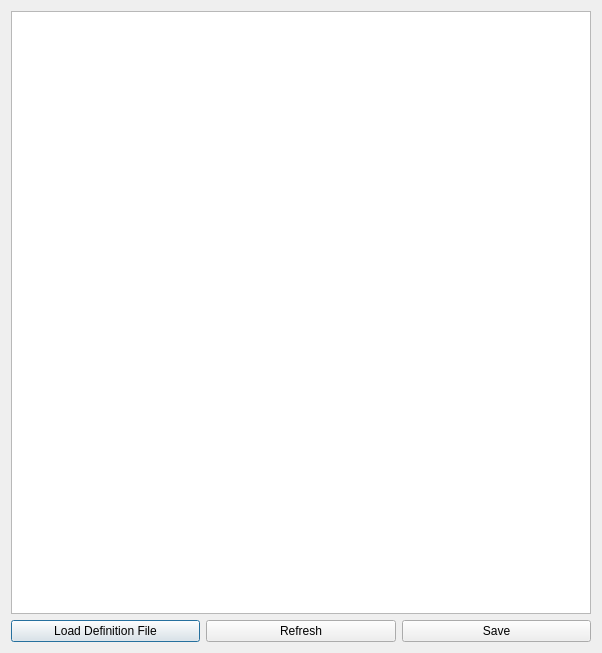
<?xml version="1.0" encoding="UTF-8"?>
<ui version="4.0">
 <class>MotorControllerConfigWindow</class>
 <widget class="QDialog" name="MotorControllerConfigWindow">
  <property name="geometry">
   <rect>
    <x>0</x>
    <y>0</y>
    <width>602</width>
    <height>653</height>
   </rect>
  </property>
  <property name="windowTitle">
   <string>Controller Configuration</string>
  </property>
  <layout class="QVBoxLayout" name="verticalLayout">
   <item>
    <widget class="QTableWidget" name="tableParams">
     <property name="columnCount">
      <number>0</number>
     </property>
     <attribute name="horizontalHeaderStretchLastSection">
      <bool>true</bool>
     </attribute>
    </widget>
   </item>
   <item>
    <layout class="QHBoxLayout" name="horizontalLayout">
     <item>
      <widget class="QPushButton" name="btnLoadFile">
       <property name="text">
        <string>Load Definition File</string>
       </property>
      </widget>
     </item>
     <item>
      <widget class="QPushButton" name="btnRefresh">
       <property name="text">
        <string>Refresh</string>
       </property>
      </widget>
     </item>
     <item>
      <widget class="QPushButton" name="btnSave">
       <property name="text">
        <string>Save</string>
       </property>
      </widget>
     </item>
    </layout>
   </item>
  </layout>
 </widget>
 <resources/>
 <connections/>
</ui>
